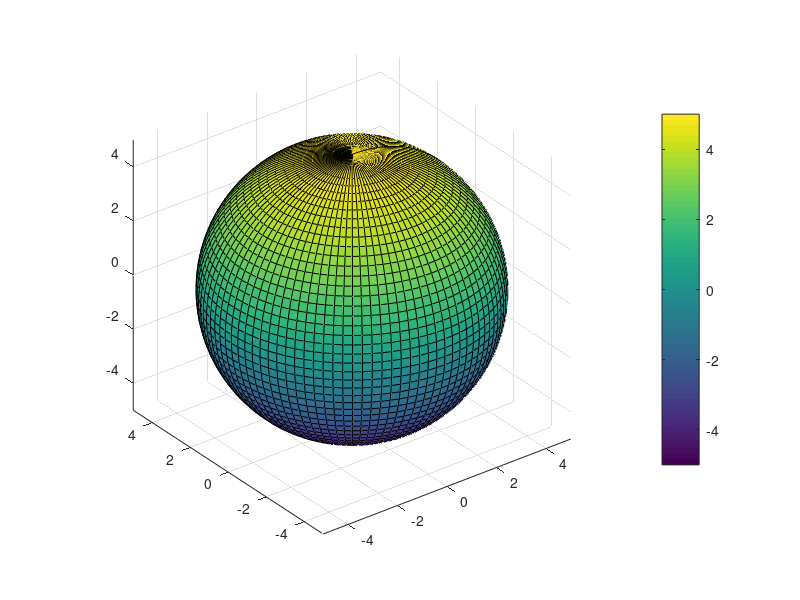

Source code (MATLAB):
% Michael Zakoworotny

R = 1;
theta = linspace(0,2*pi,100);
phi = linspace(0,pi,50);
[Theta,Phi] = meshgrid(theta,phi);
r = 5;
x = r.*sin(Phi).*cos(Theta);
y = r.*sin(Phi).*sin(Theta);
z = r.*cos(Phi);
surf(x,y,z); axis equal; colorbar;